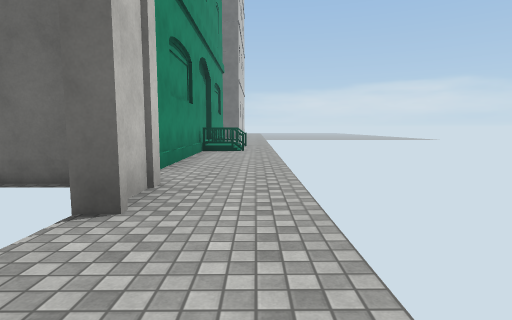
[1] (above)

24 first-person views from a walk through a scene from a Unity 3-D project. The camera is 1.3 m above the floor, tilts 6° down and sees 80° across. Doors are open. The floor is counted in squares, 2 m on a side. Each view is taken from the middle of a square. On the plan, view 1 faces up. The plan holds only what a view shows up to about 10 squares ahead; the rest is blank. The place goes on beyond the plan. Some animated figures are left out. Surface patterns are stand-ins for the level's own textures.

[2]
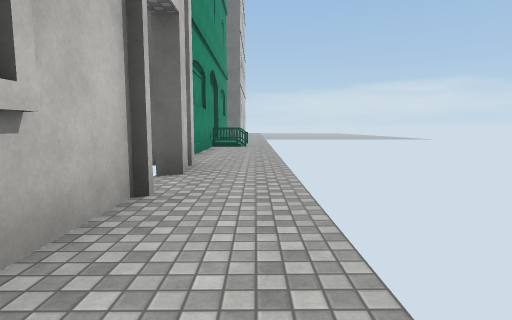

[3]
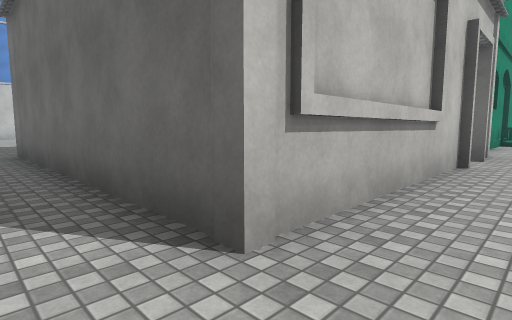

[4]
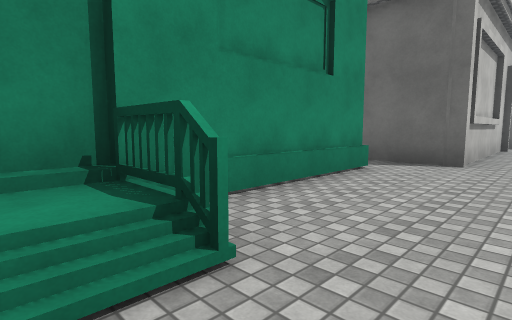

[5]
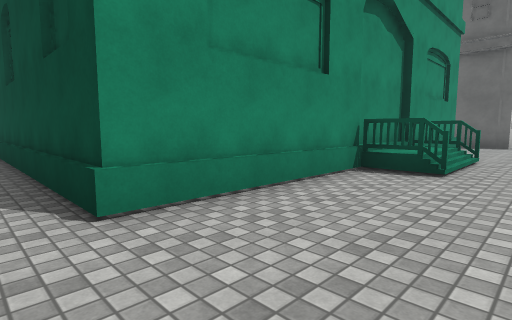

[6]
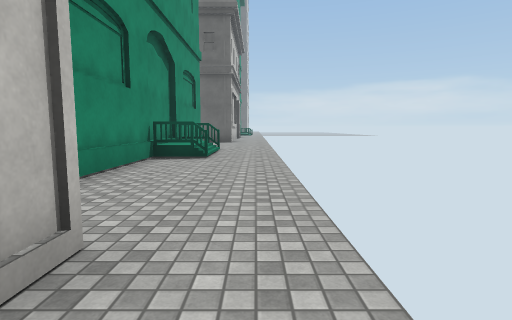

[7]
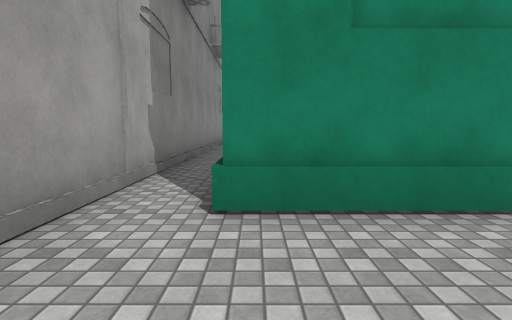

[8]
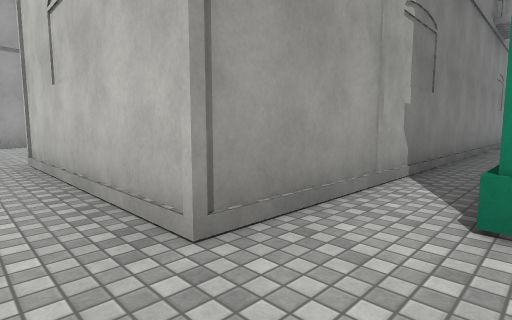

[9]
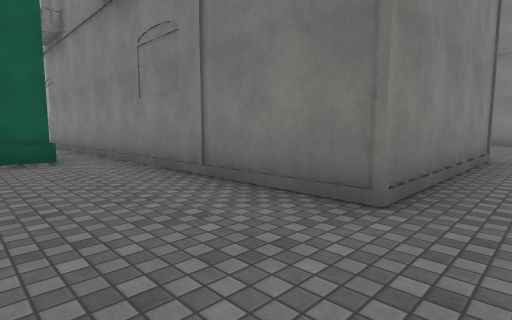

[10]
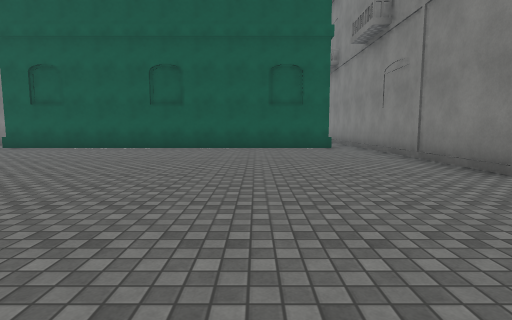

[11]
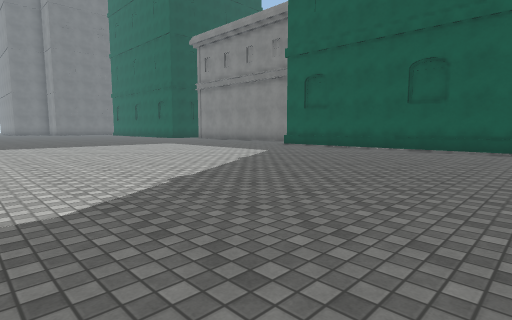

[12]
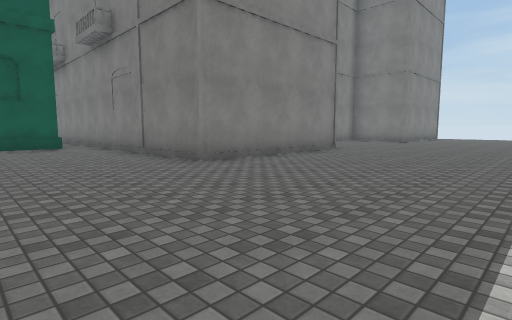

[13]
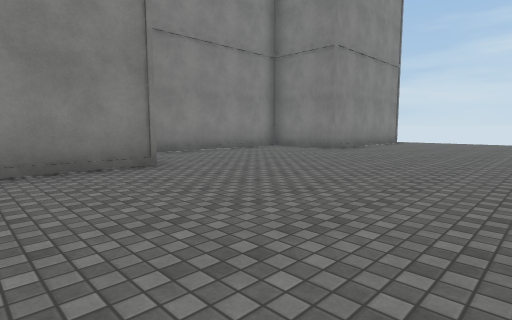

[14]
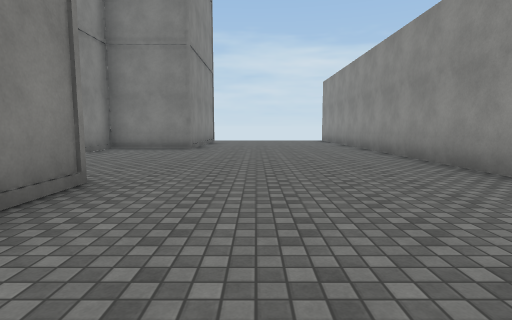

[15]
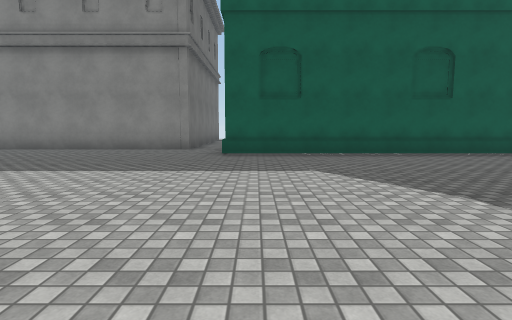

[16]
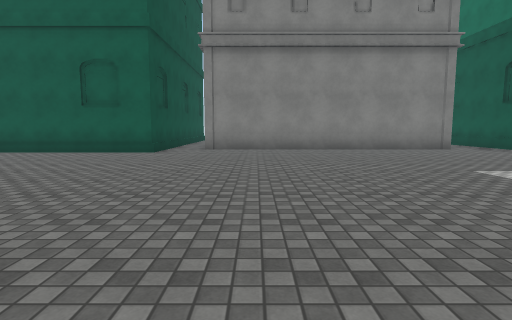

[17]
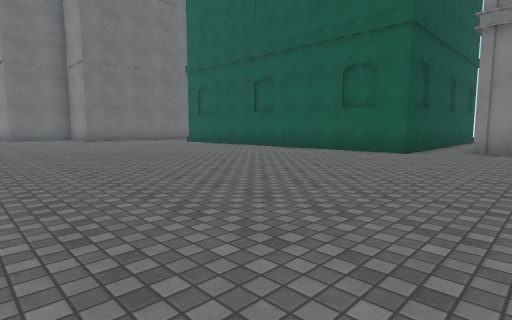

[18]
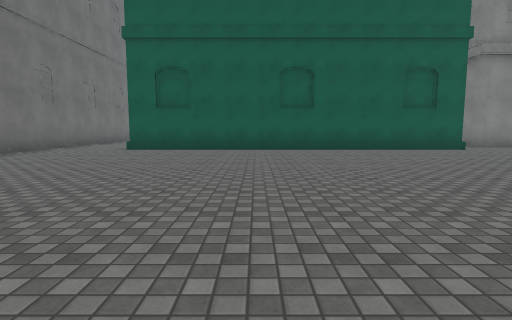

[19]
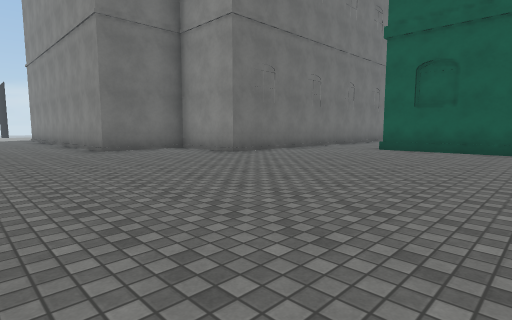

[20]
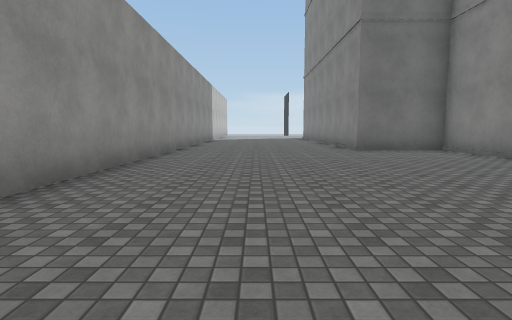

[21]
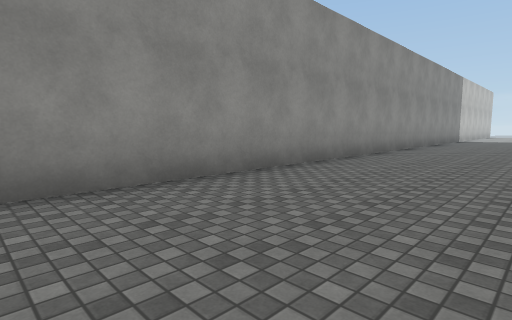

[22]
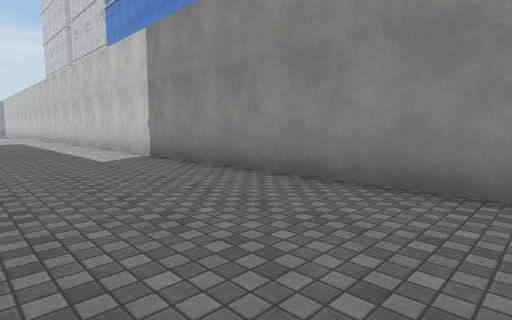

[23]
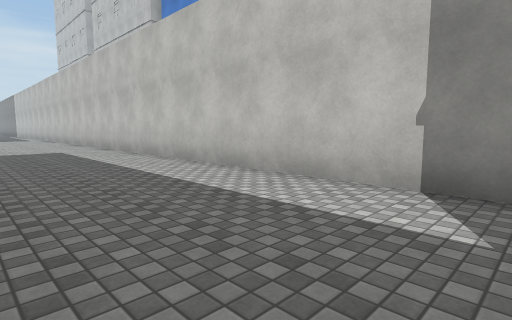

[24]
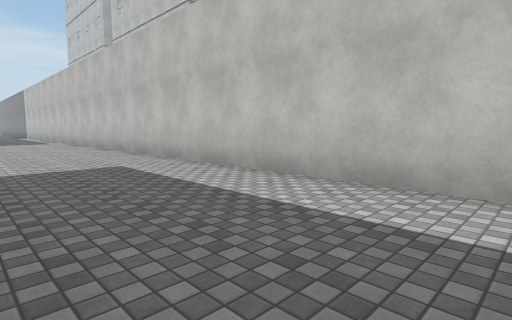

### Floor plan
Points are (right, up) in squares from view 1. A wall is a line through its corners. A room is listed if a view was taken in it or the views show most of it. See-through windows are left out.
Room 1 (view 1)
walls: (-1.2, 1.1) (-1.2, -0.4); (-1.2, 3.6) (-1.2, 2.3)
ways out: opening at (0, -1) to room 2; opening at (0, 4); open door at (-1, 1.5)
Room 2 (views 2, 3, 4, 5, 7, 8)
walls: (-1.2, -10.5) (-1.2, -11.4) (-2.3, -11.4) (-2.3, -15.2); (-1, -9.2) (-2.5, -9.2) (-2.5, -11.1); (-2.3, -5.1) (-2.3, -9.2); (-2.5, -16.5) (-1, -16.5); (-1.2, -0.4) (-1.2, -3.9) (-2.4, -3.9)
ways out: opening at (0, -1) to room 1; opening at (0, -17) to room 3; opening at (-3, -16) to room 4; opening at (-3, -5) to room 4
Room 3 (view 6)
walls: (-1.9, -27.5) (-1, -27.5); (-1, -16.5) (-1, -21.6)
ways out: opening at (0, -17) to room 2
Room 4 (views 9, 10, 11, 12, 13, 14, 15, 16, 17, 18, 19, 20, 21, 22, 23, 24)
walls: (-9.5, -5.3) (-7.9, -5.3); (-6.5, 4.8) (-9.8, 4.8) (-9.8, 14.9); (-2.4, -3.9) (-8.6, -3.9) (-8.6, 3.6); (-10.5, -15.4) (-10.5, -5.1); (-8.9, 17.3) (-13.6, 17.3) (-13.6, 19.8) (-16, 19.8) (-16, 22.4); (-2.3, -15.2) (-8.5, -15.2); (-16, -21.6) (-16, -16.5) (-2.5, -16.5); (-21.4, 21.9) (-21.4, -6.9); (-21.4, -22) (-21.4, -28); (-16, -28.2) (-16, -27.5) (-13.6, -27.5) (-13.6, -22.8)
ways out: opening at (-3, -16) to room 2; opening at (-3, -5) to room 2

Positions as (right, up) in squares from view 1, and headings:
1: (0, 0), facing up
2: (0, -2), facing up
3: (0, -5), facing up-left
4: (0, -10), facing up-left
5: (0, -16), facing up-left
6: (0, -18), facing up
7: (0, -15), facing left
8: (0, -15), facing down-left
9: (-17, -14), facing down-right
10: (-20, -13), facing right
11: (-20, -13), facing up-right
12: (-21, -13), facing down-right
13: (-21, -19), facing down-right
14: (-18, -18), facing down
15: (-18, -6), facing right
16: (-18, 2), facing right
17: (-18, 2), facing up-right
18: (-19, 11), facing right
19: (-19, 11), facing up-right
20: (-19, 11), facing up
21: (-18, 11), facing up-left
22: (-18, 14), facing down-left
23: (-18, 8), facing down-left
24: (-18, 4), facing down-left
